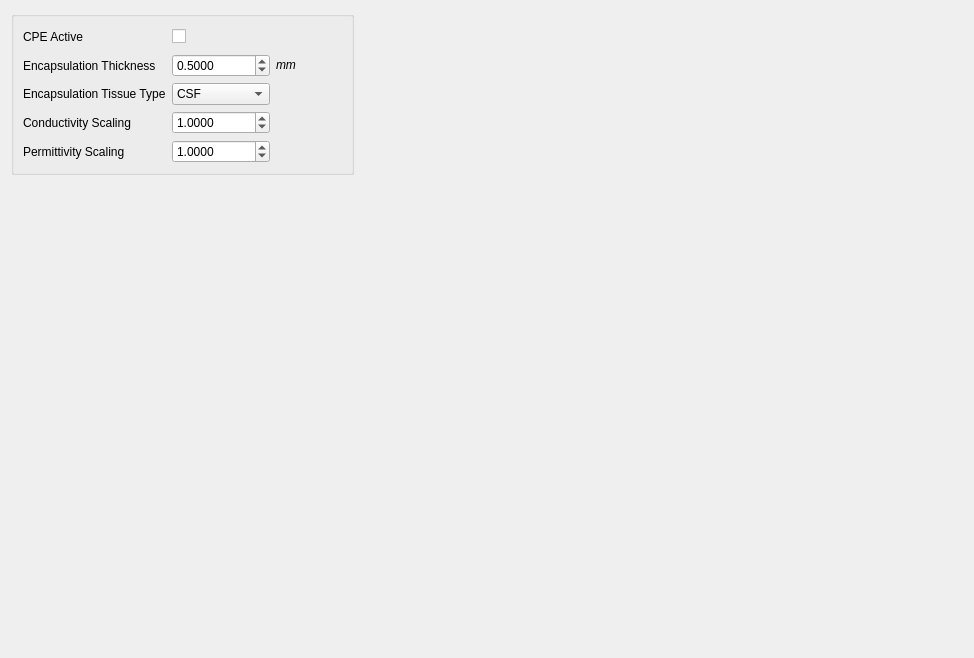
          <widget class="QWidget" name="page_5">
           <property name="geometry">
            <rect>
             <x>0</x>
             <y>0</y>
             <width>974</width>
             <height>658</height>
            </rect>
           </property>
           <attribute name="label">
            <string>Electrode-Tissue Interface</string>
           </attribute>
           <layout class="QGridLayout" name="gridLayout_37">
            <item row="0" column="1">
             <spacer name="horizontalSpacer_2">
              <property name="orientation">
               <enum>Qt::Horizontal</enum>
              </property>
              <property name="sizeHint" stdset="0">
               <size>
                <width>923</width>
                <height>17</height>
               </size>
              </property>
             </spacer>
            </item>
            <item row="0" column="0">
             <widget class="QGroupBox" name="groupBox">
              <property name="title">
               <string/>
              </property>
              <layout class="QGridLayout" name="gridLayout_9">
               <item row="0" column="0">
                <layout class="QGridLayout" name="gridLayout_21">
                 <item row="2" column="2">
                  <widget class="QLabel" name="label_26">
                   <property name="font">
                    <font/>
                   </property>
                   <property name="text">
                    <string>&lt;html&gt;&lt;head/&gt;&lt;body&gt;&lt;p&gt;&lt;span style=&quot; font-style:italic;&quot;&gt;mm&lt;/span&gt;&lt;/p&gt;&lt;/body&gt;&lt;/html&gt;</string>
                   </property>
                  </widget>
                 </item>
                 <item row="2" column="1">
                  <widget class="QDoubleSpinBox" name="doubleSpinBox_Encapsulation_Thickness">
                   <property name="font">
                    <font/>
                   </property>
                   <property name="locale">
                    <locale language="English" country="UnitedKingdom"/>
                   </property>
                   <property name="decimals">
                    <number>4</number>
                   </property>
                   <property name="minimum">
                    <double>0.000000000000000</double>
                   </property>
                   <property name="maximum">
                    <double>1000000000000000078291540404596243842305360299886116864.000000000000000</double>
                   </property>
                   <property name="singleStep">
                    <double>0.100000000000000</double>
                   </property>
                   <property name="value">
                    <double>0.500000000000000</double>
                   </property>
                  </widget>
                 </item>
                 <item row="4" column="0">
                  <widget class="QLabel" name="label_Conductivity_Scaling">
                   <property name="font">
                    <font/>
                   </property>
                   <property name="text">
                    <string>Conductivity Scaling</string>
                   </property>
                  </widget>
                 </item>
                 <item row="5" column="0">
                  <widget class="QLabel" name="label_19">
                   <property name="font">
                    <font/>
                   </property>
                   <property name="text">
                    <string>Permittivity Scaling</string>
                   </property>
                  </widget>
                 </item>
                 <item row="3" column="0">
                  <widget class="QLabel" name="label_Encapsulation_Conductivity">
                   <property name="font">
                    <font/>
                   </property>
                   <property name="text">
                    <string>Encapsulation Tissue Type</string>
                   </property>
                  </widget>
                 </item>
                 <item row="0" column="1">
                  <widget class="QCheckBox" name="checkBox_CPE_Active">
                   <property name="font">
                    <font/>
                   </property>
                   <property name="text">
                    <string/>
                   </property>
                  </widget>
                 </item>
                 <item row="0" column="0">
                  <widget class="QLabel" name="label_CPE_Active">
                   <property name="font">
                    <font/>
                   </property>
                   <property name="text">
                    <string>CPE Active</string>
                   </property>
                  </widget>
                 </item>
                 <item row="2" column="0">
                  <widget class="QLabel" name="label_Encapsulation_Thickness">
                   <property name="font">
                    <font/>
                   </property>
                   <property name="text">
                    <string>Encapsulation Thickness</string>
                   </property>
                  </widget>
                 </item>
                 <item row="2" column="3">
                  <widget class="QPushButton" name="pushButton_Encapsulation_Thickness">
                   <property name="toolTip">
                    <string>&lt;html&gt;&lt;head/&gt;&lt;body&gt;&lt;p&gt;&lt;span style=&quot; font-size:14pt;&quot;&gt;Provide thickness of the encapsulation layer around the electrode lead&lt;/span&gt;&lt;/p&gt;&lt;/body&gt;&lt;/html&gt;</string>
                   </property>
                   <property name="text">
                    <string/>
                   </property>
                   <property name="icon">
                    <iconset resource="icons.qrc">
                     <normaloff>:/icons/icons/info.png</normaloff>:/icons/icons/info.png</iconset>
                   </property>
                   <property name="iconSize">
                    <size>
                     <width>24</width>
                     <height>24</height>
                    </size>
                   </property>
                   <property name="flat">
                    <bool>true</bool>
                   </property>
                  </widget>
                 </item>
                 <item row="0" column="3">
                  <widget class="QPushButton" name="pushButton_CPE_Active">
                   <property name="toolTip">
                    <string>&lt;html&gt;&lt;head/&gt;&lt;body&gt;&lt;p&gt;&lt;span style=&quot; font-size:14pt;&quot;&gt;Check if constant phase element should be applied on the active contacts.&lt;/span&gt;&lt;/p&gt;&lt;p&gt;&lt;span style=&quot; font-size:14pt; font-weight:600;&quot;&gt;Important&lt;/span&gt;&lt;span style=&quot; font-size:14pt;&quot;&gt;: Currently, works only for voltage-controlled mode with two sources (including the ground).&lt;/span&gt;&lt;/p&gt;&lt;/body&gt;&lt;/html&gt;</string>
                   </property>
                   <property name="text">
                    <string/>
                   </property>
                   <property name="icon">
                    <iconset resource="icons.qrc">
                     <normaloff>:/icons/icons/info.png</normaloff>:/icons/icons/info.png</iconset>
                   </property>
                   <property name="iconSize">
                    <size>
                     <width>24</width>
                     <height>24</height>
                    </size>
                   </property>
                   <property name="flat">
                    <bool>true</bool>
                   </property>
                  </widget>
                 </item>
                 <item row="3" column="3">
                  <widget class="QPushButton" name="pushButton_Encapsulation_Conductivity">
                   <property name="toolTip">
                    <string>&lt;html&gt;&lt;head/&gt;&lt;body&gt;&lt;p&gt;&lt;span style=&quot; font-size:14pt;&quot;&gt;Choose base material for the encapsulation layer. Base material defines its dispersiveness.&lt;/span&gt;&lt;/p&gt;&lt;/body&gt;&lt;/html&gt;</string>
                   </property>
                   <property name="text">
                    <string/>
                   </property>
                   <property name="icon">
                    <iconset resource="icons.qrc">
                     <normaloff>:/icons/icons/info.png</normaloff>:/icons/icons/info.png</iconset>
                   </property>
                   <property name="iconSize">
                    <size>
                     <width>24</width>
                     <height>24</height>
                    </size>
                   </property>
                   <property name="flat">
                    <bool>true</bool>
                   </property>
                  </widget>
                 </item>
                 <item row="4" column="3">
                  <widget class="QPushButton" name="pushButton_Conductivity_Scaling">
                   <property name="font">
                    <font/>
                   </property>
                   <property name="toolTip">
                    <string>&lt;html&gt;&lt;head/&gt;&lt;body&gt;&lt;p&gt;&lt;span style=&quot; font-size:14pt;&quot;&gt;Choose scaling of conductivity for the base material.&lt;/span&gt;&lt;/p&gt;&lt;/body&gt;&lt;/html&gt;</string>
                   </property>
                   <property name="text">
                    <string/>
                   </property>
                   <property name="icon">
                    <iconset resource="icons.qrc">
                     <normaloff>:/icons/icons/info.png</normaloff>:/icons/icons/info.png</iconset>
                   </property>
                   <property name="iconSize">
                    <size>
                     <width>24</width>
                     <height>24</height>
                    </size>
                   </property>
                   <property name="flat">
                    <bool>true</bool>
                   </property>
                  </widget>
                 </item>
                 <item row="5" column="3">
                  <widget class="QPushButton" name="pushButton_Encapsulation_Scaling">
                   <property name="toolTip">
                    <string>&lt;html&gt;&lt;head/&gt;&lt;body&gt;&lt;p&gt;&lt;span style=&quot; font-size:14pt;&quot;&gt;Choose scaling of permittivity for the base material.&lt;/span&gt;&lt;/p&gt;&lt;/body&gt;&lt;/html&gt;</string>
                   </property>
                   <property name="text">
                    <string/>
                   </property>
                   <property name="icon">
                    <iconset resource="icons.qrc">
                     <normaloff>:/icons/icons/info.png</normaloff>:/icons/icons/info.png</iconset>
                   </property>
                   <property name="iconSize">
                    <size>
                     <width>24</width>
                     <height>24</height>
                    </size>
                   </property>
                   <property name="flat">
                    <bool>true</bool>
                   </property>
                  </widget>
                 </item>
                 <item row="3" column="1">
                  <widget class="QComboBox" name="comboBox_Encapsulation_Tissue_Type">
                   <property name="font">
                    <font/>
                   </property>
                   <item>
                    <property name="text">
                     <string>CSF</string>
                    </property>
                   </item>
                   <item>
                    <property name="text">
                     <string>White Matter</string>
                    </property>
                   </item>
                   <item>
                    <property name="text">
                     <string>Grey Matter</string>
                    </property>
                   </item>
                  </widget>
                 </item>
                 <item row="4" column="1">
                  <widget class="QDoubleSpinBox" name="doubleSpinBox_Conductivity_Scaling">
                   <property name="font">
                    <font/>
                   </property>
                   <property name="toolTip">
                    <string/>
                   </property>
                   <property name="locale">
                    <locale language="English" country="UnitedKingdom"/>
                   </property>
                   <property name="decimals">
                    <number>4</number>
                   </property>
                   <property name="maximum">
                    <double>100000000000000003502199685943161173046080317798311825604870144.000000000000000</double>
                   </property>
                   <property name="singleStep">
                    <double>0.001000000000000</double>
                   </property>
                   <property name="value">
                    <double>1.000000000000000</double>
                   </property>
                  </widget>
                 </item>
                 <item row="5" column="1">
                  <widget class="QDoubleSpinBox" name="doubleSpinBox_Permittivity_Scaling">
                   <property name="font">
                    <font/>
                   </property>
                   <property name="toolTip">
                    <string/>
                   </property>
                   <property name="locale">
                    <locale language="English" country="UnitedKingdom"/>
                   </property>
                   <property name="decimals">
                    <number>4</number>
                   </property>
                   <property name="maximum">
                    <double>100000000000000003502199685943161173046080317798311825604870144.000000000000000</double>
                   </property>
                   <property name="singleStep">
                    <double>0.001000000000000</double>
                   </property>
                   <property name="value">
                    <double>1.000000000000000</double>
                   </property>
                  </widget>
                 </item>
                </layout>
               </item>
              </layout>
             </widget>
            </item>
            <item row="1" column="1">
             <spacer name="verticalSpacer_8">
              <property name="orientation">
               <enum>Qt::Vertical</enum>
              </property>
              <property name="sizeHint" stdset="0">
               <size>
                <width>20</width>
                <height>40</height>
               </size>
              </property>
             </spacer>
            </item>
           </layout>
          </widget>
